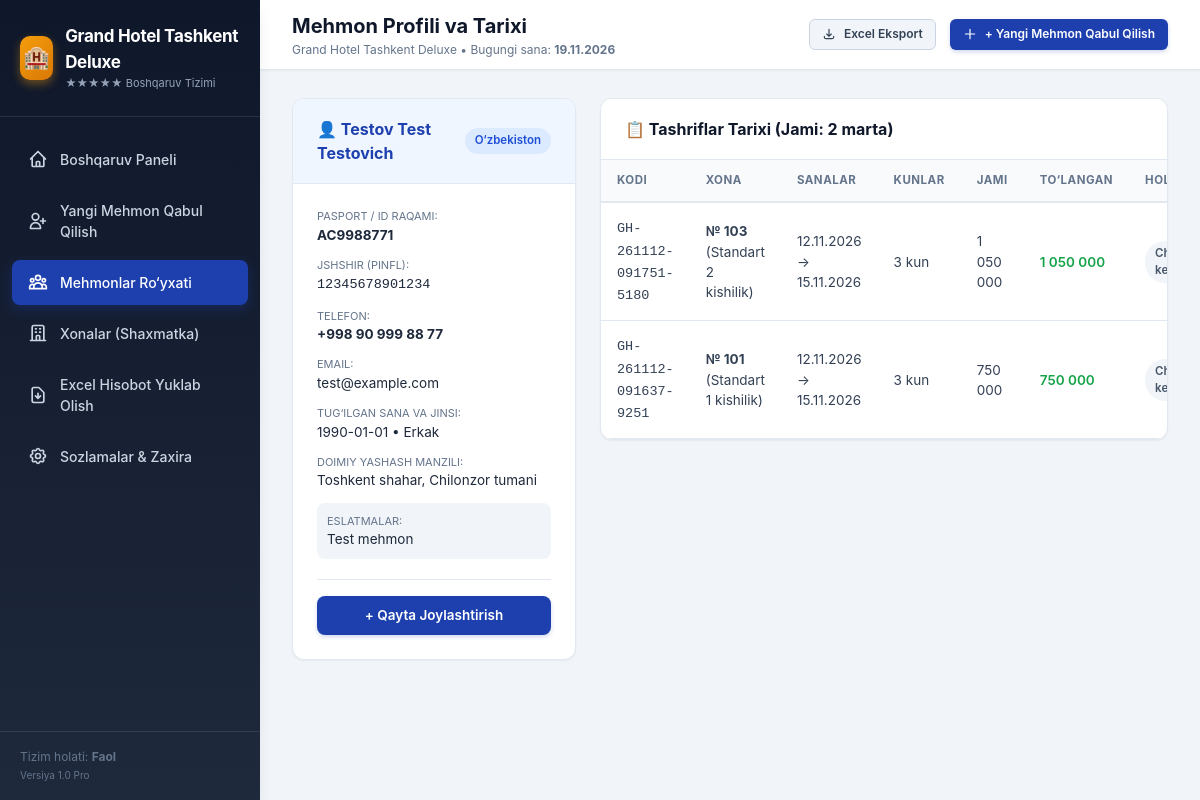
Page /guest/3 on the earlier database version.
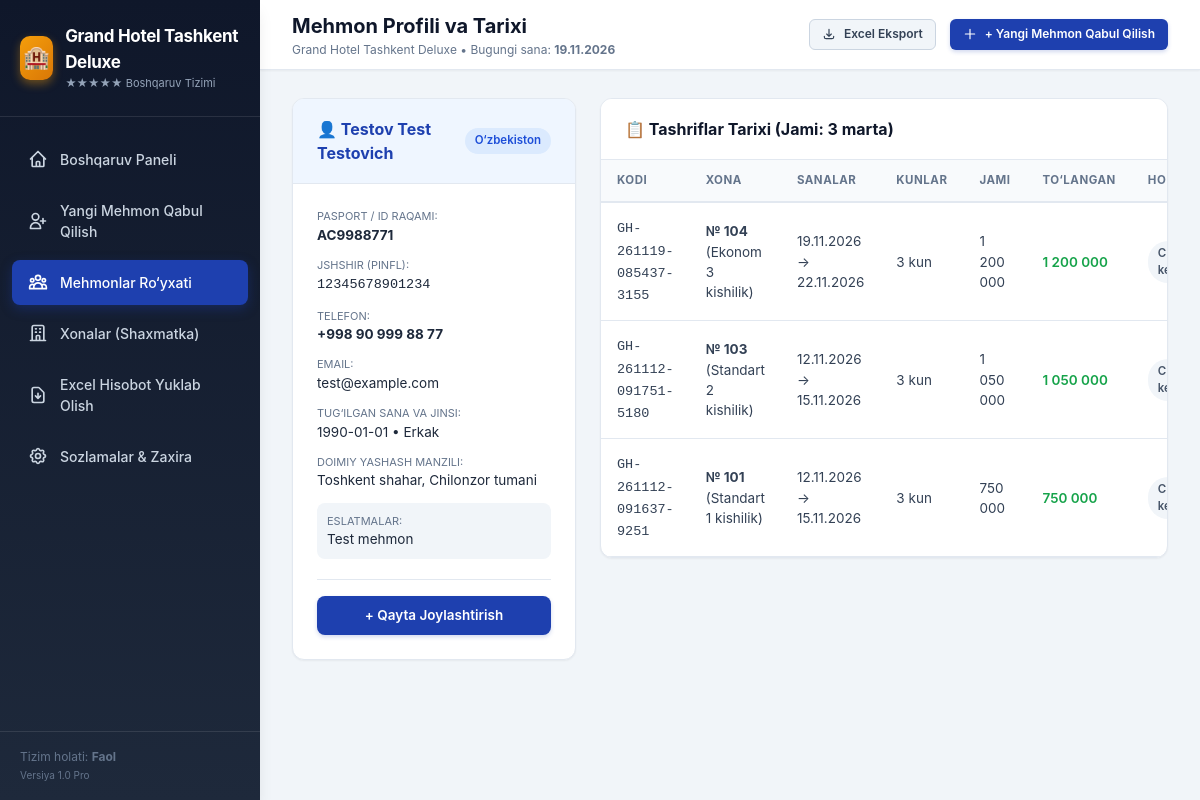
Same page on the later database version.
### tables this page shows
CREATE TABLE reservations (
        id INTEGER PRIMARY KEY AUTOINCREMENT,
        booking_code TEXT UNIQUE,
        guest_id INTEGER NOT NULL,
        room_id INTEGER NOT NULL,
        check_in_date TEXT NOT NULL,
        check_in_time TEXT DEFAULT '14:00',
        check_out_date TEXT NOT NULL,
        check_out_time TEXT DEFAULT '12:00',
        adults INTEGER DEFAULT 1,
        children INTEGER DEFAULT 0,
        daily_price REAL NOT NULL,
        total_days INTEGER NOT NULL,
        total_amount REAL NOT NULL,
        paid_amount REAL DEFAULT 0,
        balance REAL NOT NULL,
        payment_method TEXT DEFAULT 'Naqd',
        purpose TEXT DEFAULT 'Sayohat',
        status TEXT DEFAULT 'active',
        special_requests TEXT,
        actual_check_out TIMESTAMP,
        created_at TIMESTAMP DEFAULT CURRENT_TIMESTAMP,
        updated_at TIMESTAMP DEFAULT CURRENT_TIMESTAMP,
        FOREIGN KEY (guest_id) REFERENCES guests(id) ON DELETE CASCADE,
        FOREIGN KEY (room_id) REFERENCES rooms(id) ON DELETE RESTRICT
    );

CREATE TABLE rooms (
        id INTEGER PRIMARY KEY AUTOINCREMENT,
        room_number TEXT UNIQUE NOT NULL,
        floor INTEGER DEFAULT 1,
        room_type TEXT NOT NULL,
        capacity INTEGER DEFAULT 2,
        daily_price REAL NOT NULL,
        status TEXT DEFAULT 'available',
        amenities TEXT,
        description TEXT,
        created_at TIMESTAMP DEFAULT CURRENT_TIMESTAMP
    );

### app.py (the view)
@app.route('/guest/<int:id>')
def guest_profile(id):
    guest = database.get_guest_by_id(id)
    if not guest:
        flash("Mehmon topilmadi!", "warning")
        return redirect(url_for('guests_list'))
    conn = database.get_db()
    reservations = conn.execute('''
    SELECT r.*, rm.room_number, rm.room_type
    FROM reservations r
    JOIN rooms rm ON r.room_id = rm.id
    WHERE r.guest_id = ?
    ORDER BY r.id DESC
    ''', (id,)).fetchall()
    conn.close()
    return render_template(
        'guest_profile.html',
        guest=guest,
        reservations=[dict(r) for r in reservations],
        active_page='guests'
    )

### app.py (called while the page is built)
@app.template_filter('currency')
def currency_filter(value):
    try:
        val = float(value)
        return f"{val:,.0f}".replace(",", " ")
    except (ValueError, TypeError):
        return value

@app.template_filter('format_date')
def format_date_filter(value):
    if not value:
        return ""
    try:
        if " " in str(value):
            dt = datetime.strptime(str(value).split(".")[0], "%Y-%m-%d %H:%M:%S")
            return dt.strftime("%d.%m.%Y %H:%M")
        dt = datetime.strptime(str(value), "%Y-%m-%d")
        return dt.strftime("%d.%m.%Y")
    except Exception:
        return value

@app.context_processor
def inject_settings():
    settings = database.get_hotel_settings()
    now_date = date.today().strftime('%Y-%m-%d')
    return dict(hotel_settings=settings, current_date=now_date)

### database.py (called while the page is built)
def get_db():
    conn = sqlite3.connect(DB_PATH)
    conn.row_factory = sqlite3.Row
    conn.execute("PRAGMA foreign_keys = ON")
    return conn

def get_hotel_settings():
    conn = get_db()
    row = conn.execute('SELECT * FROM hotel_settings WHERE id = 1').fetchone()
    conn.close()
    if row:
        return dict(row)
    return {}

### templates/guest_profile.html (shortened to what the changed rows need)
{% extends "base.html" %}
{% block header_title %}Mehmon Profili va Tarixi{% endblock %}
{% block content %}
<div style="display: grid; grid-template-columns: 1fr 2fr; gap: 24px; align-items: start;">
    <div class="card">
        <div class="card-header">
            <div class="card-title">
                📋 Tashriflar Tarixi (Jami: {{ reservations|length }} marta)
            </div>
        </div>
        <div class="card-body" style="padding: 0;">
            <div class="table-responsive">
                <table class="data-table">
                    <thead>
                        <tr>
                            <th>Kodi</th>
                            <th>Xona</th>
                            <th>Sanalar</th>
                            <th>Kunlar</th>
                            <th>Jami</th>
                            <th>To‘langan</th>
                            <th>Holat</th>
                        </tr>
                    </thead>
                    <tbody>
                        {% for r in reservations %}
                        <tr>
                            <td><code>{{ r.booking_code }}</code></td>
                            <td><strong>№ {{ r.room_number }}</strong> ({{ r.room_type }})</td>
                            <td>{{ r.check_in_date|format_date }} &rarr; {{ r.check_out_date|format_date }}</td>
                            <td>{{ r.total_days }} kun</td>
                            <td>{{ r.total_amount|currency }}</td>
                            <td style="color: var(--success); font-weight: 600;">{{ r.paid_amount|currency }}</td>
                            <td>
                                {% if r.status == 'active' %}
                                    <span class="badge badge-success">Yashamoqda</span>
                                {% elif r.status == 'checked_out' %}
                                    <span class="badge badge-secondary">Chiqib ketgan</span>
                                {% else %}
                                    <span class="badge badge-warning">{{ r.status }}</span>
                                {% endif %}
                            </td>
                        </tr>
                        {% else %}
                        <tr>
                            <td colspan="8" style="text-align: center; padding: 20px; color: var(--gray-400);">Tashriflar topilmadi</td>
                        </tr>
                        {% endfor %}
                    </tbody>
                </table>
            </div>
        </div>
    </div>
</div>
{% endblock %}

Differences in the rows shown:
added reservations: booking_code "GH-261119-085437-3155", room_number "104", room_type "Ekonom 3 kishilik", check_in_date "19.11.2026", check_out_date "22.11.2026", total_days "3", total_amount "1 200 000", paid_amount "1 200 000", status "Chiqib ketgan"
Other differences:
{{ reservations|length }}: "2" → "3"
